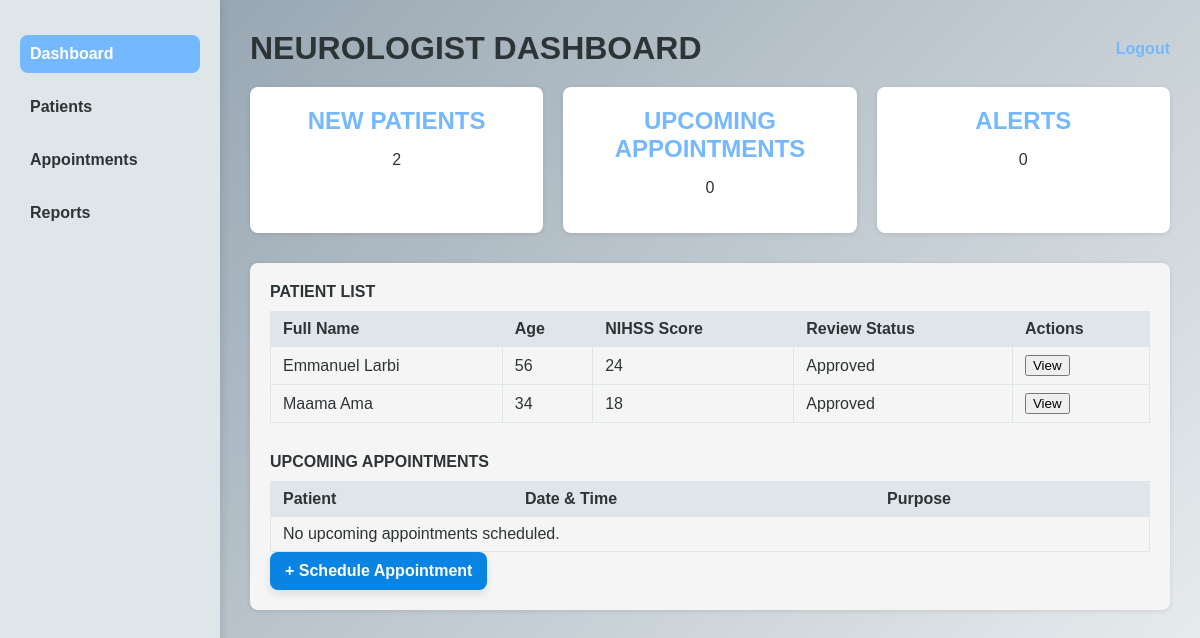
Page /neurologist_dashboard on the earlier database version.
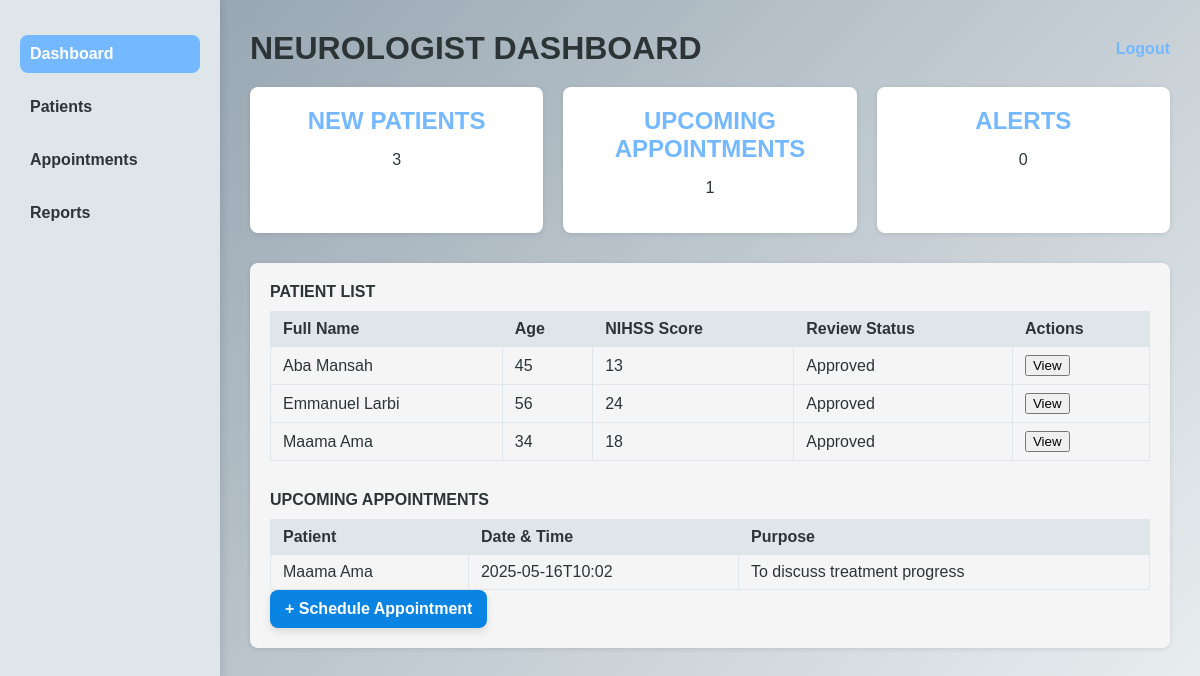
Same page on the later database version.
### app.py (models this page shows)
class Patient(db.Model):
    id = db.Column(db.Integer, primary_key=True)
    fullname = db.Column(db.String(300))
    age = db.Column(db.Integer)
    sex = db.Column(db.String(300))
    arrival = db.Column(db.Integer)
    systolic = db.Column(db.Integer)
    diastolic = db.Column(db.Integer)
    heart_rate = db.Column(db.Integer)
    temperature = db.Column(db.Integer)
    oxygen_saturation = db.Column(db.Integer)
    glucose = db.Column(db.Integer)
    current_medications = db.Column(db.String(300))
    allergies = db.Column(db.String(300))
    stroke_history = db.Column(db.String(500))
    medical_history = db.Column(db.String(500))
    radiologist_notes = db.Column(db.String(500))
    nhiss_score = db.Column(db.Integer)
    diagnosis = db.Column(db.String(500))
    treatment = db.Column(db.String(500))
    neuro_approved = db.Column(db.Boolean, default=False)
    ct_scan_filename = db.Column(db.String(255))

class Appointment(db.Model):
    id = db.Column(db.Integer, primary_key=True)
    patient_id = db.Column(db.Integer, db.ForeignKey('patient.id'), nullable=False)
    datetime = db.Column(db.String(100), nullable=False)
    purpose = db.Column(db.String(300), nullable=False)
    notes = db.Column(db.String(500))
    status = db.Column(db.String(50), default='Scheduled')
    patient = db.relationship('Patient', backref='appointments')

### app.py (the view)
@app.route('/neurologist_dashboard')
def neurologist_dashboard():
    new_patients = Patient.query.count()
    patients = Patient.query.order_by(Patient.id.desc()).limit(10).all()
    appointments = Appointment.query.filter_by(status='Scheduled').order_by(Appointment.datetime.asc()).limit(10).all()
    upcoming_appointments_count = Appointment.query.filter_by(status='Scheduled').count()
    alerts=0
    return render_template(
        'neurologist_dashboard.html',
        new_patients=new_patients,
        alerts=alerts,
        patients=patients,
        appointments = appointments,
        upcoming_appointments=upcoming_appointments_count,
    )

### templates/neurologist_dashboard.html (shortened to what this page needs)
<!DOCTYPE html>
<html lang="en">
<head>
</head>
<body>
  <div class="container">
    <div class="sidebar">
      <a href="#" class="active">Dashboard</a>
      <a href="#">Patients</a>
      <a href="#">Appointments</a>
      <a href="/patients_report">Reports</a>
    </div>
    <div class="main-content">
      <div class="header">
        <h1>NEUROLOGIST DASHBOARD</h1>
        <a href="/login" class="logout">Logout</a>
      </div>
      <div class="card-group">
        <div class="card">
          <h2>NEW PATIENTS</h2>
          <p>{{ new_patients }}</p>
        </div>
        <div class="card">
          <h2>UPCOMING APPOINTMENTS</h2>
          <p>{{ upcoming_appointments }}</p>
        </div>
        <div class="card">
          <h2>ALERTS</h2>
          <p>{{ alerts }}</p>
        </div>
      </div>
      <div class="section flex-grid">
        <div class="table-container">
          <div class="section-title">PATIENT LIST</div>
          <table>
            <thead>
              <tr>
                <th>Full Name</th>
                <th>Age</th>
                <th>NIHSS Score</th>
                <th>Review Status</th>
                <th>Actions</th>
              </tr>
            </thead>
            <tbody>
              {% for patient in patients %}
              <tr>
                <td>{{ patient.fullname }}</td>
                <td>{{ patient.age }}</td>
                <td>{{ patient.nhiss_score }}</td>
                <td>
                  {% if patient.neuro_approved %}
                    <span class="badge stable">Approved</span>
                  {% else %}
                    <span class="badge critical">Pending Review</span>
                  {% endif %}
                </td>
                <td>
                  <a href="{{ url_for('view_patient', patient_id=patient.id) }}">
                    <button class="btn-view">View</button>
                  </a>
                </td>
              </tr>
              {% endfor %}
            </tbody>
          </table>
          <div class="section-title" style="margin-top: 30px;">UPCOMING APPOINTMENTS</div>
          <table>
            <thead>
              <tr>
                <th>Patient</th>
                <th>Date & Time</th>
                <th>Purpose</th>
              </tr>
            </thead>
            <tbody>
              {% for app in appointments %}
              <tr>
                <td>{{ app.patient.fullname }}</td>
                <td>{{ app.datetime }}</td>
                <td>{{ app.purpose }}</td>
              </tr>
              {% else %}
              <tr>
                <td colspan="3">No upcoming appointments scheduled.</td>
              </tr>
              {% endfor %}
            </tbody>
          </table>
          <a href="{{ url_for('schedule_appointment') }}" class="schedule-btn">+ Schedule Appointment</a>
        </div>
    </div>
  </div>
</body>
</html>

### templates/neurologist_dashboard.html (style rules this page uses)
* { box-sizing: border-box; }
body { font-family: 'Poppins', Arial, sans-serif; margin: 0; background: linear-gradient(135deg, #8e9eab, #eef2f3); color: #333; }
.container { display: flex; }
.sidebar { width: 220px; background-color: #dfe6e9; min-height: 100vh; padding: 20px; box-shadow: 2px 0 8px rgba(0, 0, 0, 0.1); }
.sidebar a { display: block; margin: 15px 0; text-decoration: none; color: #2d3436; font-weight: bold; padding: 10px; border-radius: 8px; transition: background-color 0.3s ease; }
.sidebar a:hover, .sidebar a.active { background-color: #74b9ff; color: #fff; }
.main-content { flex: 1; padding: 30px; }
.header { display: flex; justify-content: space-between; align-items: center; margin-bottom: 20px; }
.header h1 { margin: 0; color: #2d3436; }
.logout { text-decoration: none; color: #74b9ff; font-weight: bold; transition: color 0.3s ease; }
.card-group { display: flex; gap: 20px; margin: 20px 0; }
.card { background-color: #ffffff; padding: 20px; border-radius: 8px; box-shadow: 0 1px 5px rgba(0, 0, 0, 0.1); flex: 1; text-align: center; color: #2d3436; }
.card h2 { margin: 0 0 10px; color: #74b9ff; }
.section { margin-top: 30px; }
.section-title { margin-bottom: 10px; font-weight: bold; color: #2d3436; }
.flex-grid { display: flex; gap: 20px; }
.table-container, .chart-container, .message-box { flex: 1; background-color: #f5f5f5; padding: 20px; border-radius: 8px; box-shadow: 0 1px 5px rgba(0, 0, 0, 0.1); color: #2d3436; }
table { width: 100%; border-collapse: collapse; color: #2d3436; }
th, td { border: 1px solid #dfe6e9; padding: 8px 12px; text-align: left; }
th { background-color: #dfe6e9; }
.schedule-btn { display: inline-block; background-color: #0984e3; color: white; padding: 10px 15px; font-size: 16px; font-weight: bold; border: none; border-radius: 8px; box-shadow: 0 4px 8px rgba(0, 0, 0, 0.1); text-decoration: none; transition: background-color 0.3s ease; }

Differences in the rows shown:
added Patient: fullname "Aba Mansah", age "45", nhiss_score "13", neuro_approved "Approved"
added Appointment: patient.fullname "Maama Ama", datetime "2025-05-16T10:02", purpose "To discuss treatment progress"
Other differences:
{{ new_patients }}: "2" → "3"
{{ upcoming_appointments }}: "0" → "1"
text no longer shown: "No upcoming appointments scheduled."
